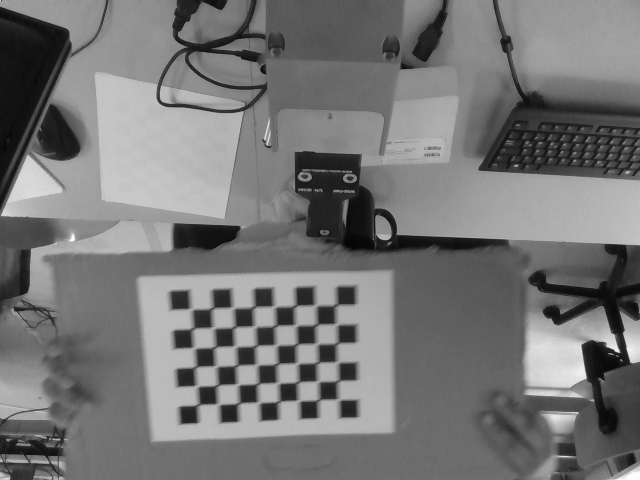
#> input picture 2_Workspace/capture_images/calibrationdata_color/left-0000.png, 640 x 480 px; its folder holds only this picture in this run
$ python calibrate_color.py
#> lines starting #> are read from the running program, lines starting #| are printed output that depends on the picture; after the words box and inside, x2 and y2 are one past the last pixel; in counts of white or black regions, pixels touching at a corner belong together
import numpy as np
import cv2
import glob
import os

# termination criteria
criteria = (cv2.TERM_CRITERIA_EPS + cv2.TERM_CRITERIA_MAX_ITER, 30, 0.001)

# prepare object points, like (0,0,0), (1,0,0), (2,0,0) ....,(6,5,0)
objp = np.zeros((6*8,3), np.float32)
objp[:,:2] = np.mgrid[0:8,0:6].T.reshape(-1,2)

# Arrays to store object points and image points from all the images.
objpoints = [] # 3d point in real world space
imgpoints = [] # 2d points in image plane.

images = glob.glob('calibrationdata_color/*.png')
cnt=1
for fname in images:
    img = cv2.imread(fname)
#> img is the input picture: shape (480, 640, 3); min 6, max 253, mean 117.7
    img = cv2.flip(img,-1)
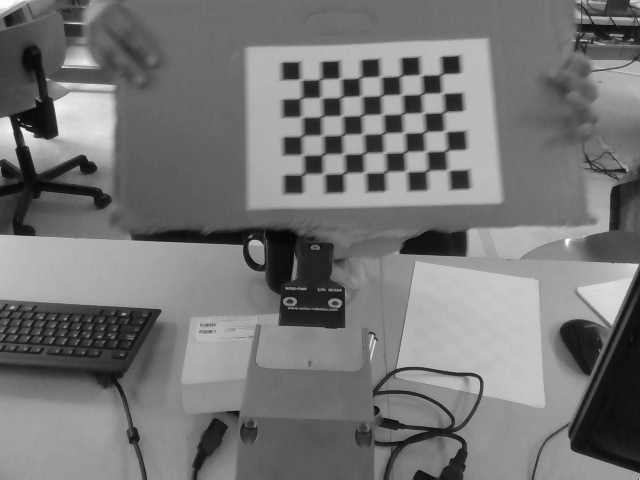
#> img: shape (480, 640, 3); min 6, max 253, mean 117.7
    gray = cv2.cvtColor(img,cv2.COLOR_BGR2GRAY)

    # Find the chess board corners
    ret, corners = cv2.findChessboardCorners(gray, (8,6),None)
#> ret = True; corners = 48 rows, first 8: [300.5, 79.5], [320.5, 79.5], [340.5, 78], [360.5, 77.5], [381, 75.5], [399.5, 75.69], [420.5, 75], [440.5, 74.5]

    # If found, add object points, image points (after refining them)
    if ret == True:
        objpoints.append(objp)

        corners2 = cv2.cornerSubPix(gray,corners,(11,11),(-1,-1),criteria)
#> corners2 = 48 rows, first 8: [300.6, 79.54], [320.5, 79.19], [340.4, 78.42], [360.4, 77.58], [380.5, 76.62], [400.6, 75.77], [420.9, 74.95], [441, 74.3]
        imgpoints.append(corners2)

        # Draw and display the corners
        img = cv2.drawChessboardCorners(img, (8,6), corners2,ret)
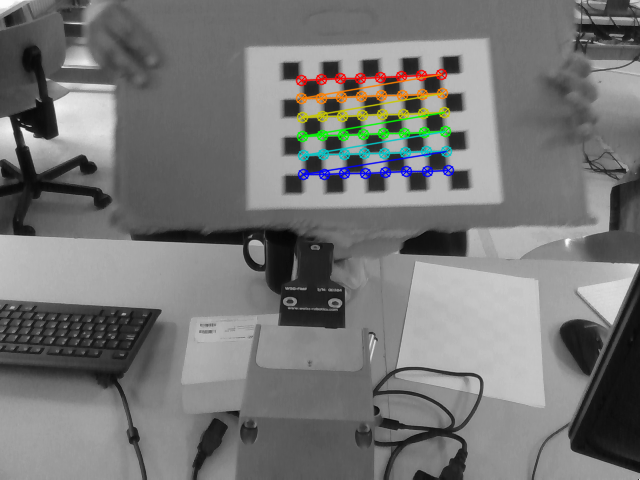
#> img: shape (480, 640, 3); 2.63% of pixels changed, all inside (x1, y1, x2, y2) = (295, 68, 455, 181)
        cv2.imshow('img',img)
        cv2.waitKey(500)

cv2.destroyAllWindows()
print('calibrating... please waite')

# calibrate the camera
ret, mtx, dist, rvecs, tvecs = cv2.calibrateCamera(objpoints, imgpoints, (640,480),None,None)
#> ret = 0.124; mtx = [[436, 0, 297.9], [0, 437.9, 287.2], [0, 0, 1]]; dist = [[-0.0765, 0.517, 0.00492, -0.00529, -0.694]]; rvecs = ([-0.155, 0.0304, -0.0213],); tvecs = ([0.161, -10.41, 21.84],)

# store to the file
np.savez('calibration_data_color.npz', ret=ret, mtx=mtx, dist=dist, rvecs=rvecs, tvecs=tvecs)
print('calibration data saved')

$ run again, on 2_Workspace/capture_images/calibrationdata_color/left-0004.png
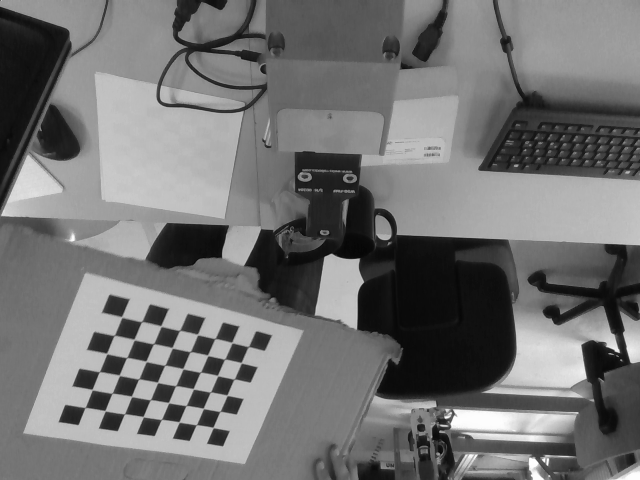
#> input picture 2_Workspace/capture_images/calibrationdata_color/left-0004.png, 640 x 480 px
#> img is the input picture: shape (480, 640, 3); min 6, max 254, mean 114
#> `img = cv2.flip(img,-1)`:
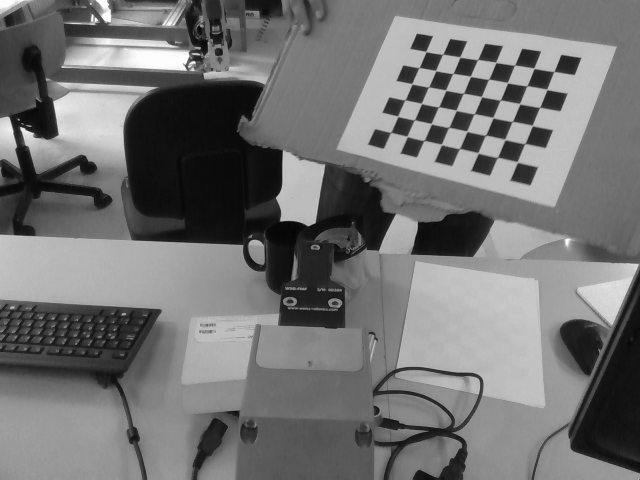
#> img: shape (480, 640, 3); min 6, max 254, mean 114
#> `ret, corners = cv2.findChessboardCorners(gray, (8,6),None)`: ret = True; corners = 48 rows, first 8: [425.9, 51.54], [442.7, 54.24], [459.9, 57.03], [477.6, 59.56], [495.8, 62.42], [514.5, 65.08], [533.9, 68.3], [554, 71.42]
#> corners2 = 48 rows, first 8: [425.9, 51.54], [442.6, 54.32], [459.9, 57.06], [477.6, 59.59], [495.8, 62.32], [514.5, 65.19], [534, 68.3], [553.8, 71.53]
#> `img = cv2.drawChessboardCorners(img, (8,6), corners2,ret)`:
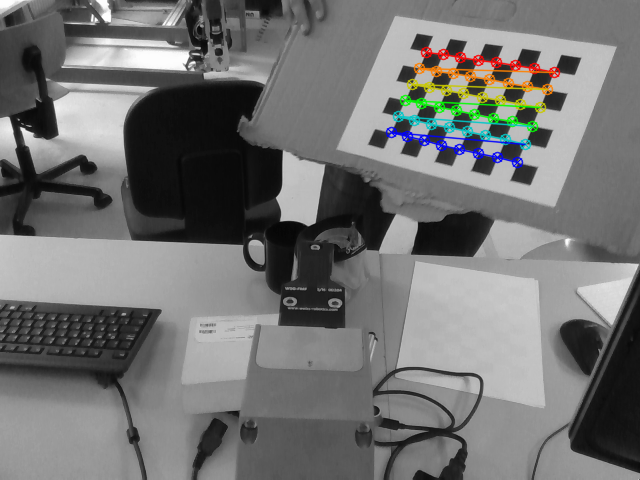
#> img: shape (480, 640, 3); 2.5% of pixels changed, all inside (x1, y1, x2, y2) = (385, 46, 561, 169)
#> `ret, mtx, dist, rvecs, tvecs = cv2.calibrateCamera(objpoints, imgpoint..`: ret = 0.0922; mtx = [[678, 0, 281.3], [0, 663.2, 241.6], [0, 0, 1]]; dist = [[0.273, 0.0698, 0.0178, -0.0716, -0.896]]; rvecs = ([-0.261, 0.562, 0.388],); tvecs = ([7.96, -10.32, 35.49],)

$ run again, on 2_Workspace/capture_images/calibrationdata_color/left-0001.png
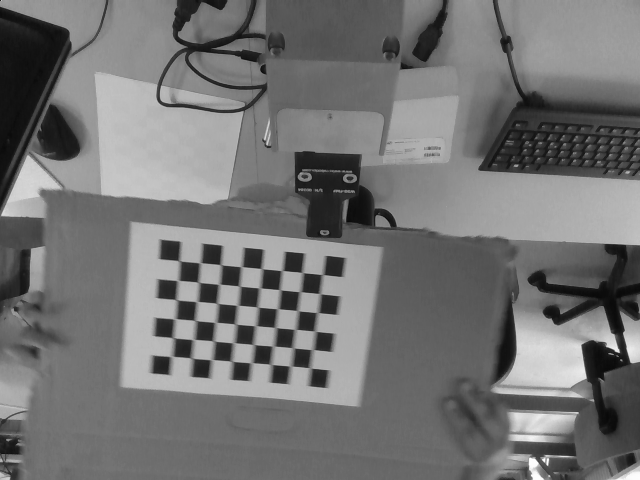
#> input picture 2_Workspace/capture_images/calibrationdata_color/left-0001.png, 640 x 480 px
#> img is the input picture: shape (480, 640, 3); min 8, max 254, mean 115.2
#> `img = cv2.flip(img,-1)`:
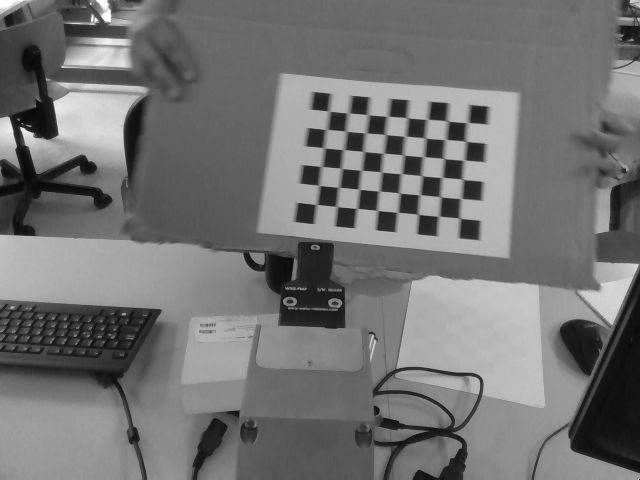
#> img: shape (480, 640, 3); min 8, max 254, mean 115.2
#> `ret, corners = cv2.findChessboardCorners(gray, (8,6),None)`: ret = True; corners = 48 rows, first 8: [329, 111.2], [348.5, 113], [368, 114.4], [387.4, 116.4], [407.1, 117.6], [427.5, 119.5], [447, 121], [467, 122.5]
#> corners2 = 48 rows, first 8: [329, 111.2], [348.3, 112.9], [368, 114.7], [387.5, 116.3], [407.3, 117.7], [427.2, 119.4], [447.3, 120.9], [467.4, 122.6]
#> `img = cv2.drawChessboardCorners(img, (8,6), corners2,ret)`:
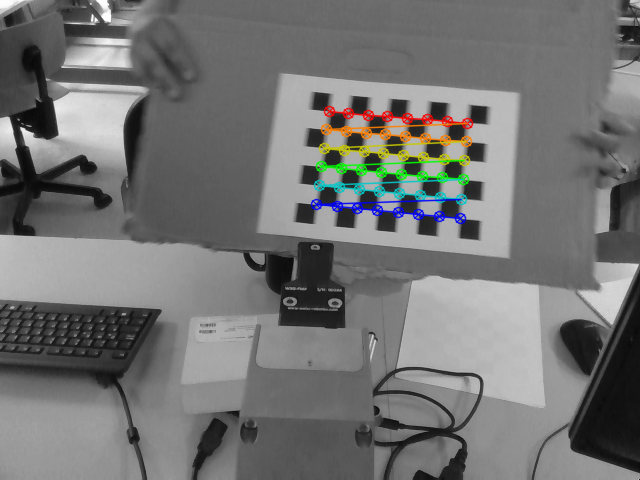
#> img: shape (480, 640, 3); 2.63% of pixels changed, all inside (x1, y1, x2, y2) = (310, 105, 474, 225)
#> `ret, mtx, dist, rvecs, tvecs = cv2.calibrateCamera(objpoints, imgpoint..`: ret = 0.102; mtx = [[778.1, 0, 347.6], [0, 805.3, 285.5], [0, 0, 1]]; dist = [[-0.12, 2.23, -0.00797, 0.0259, 0.787]]; rvecs = ([-0.305, 0.025, 0.107],); tvecs = ([-1, -8.6, 39.86],)
